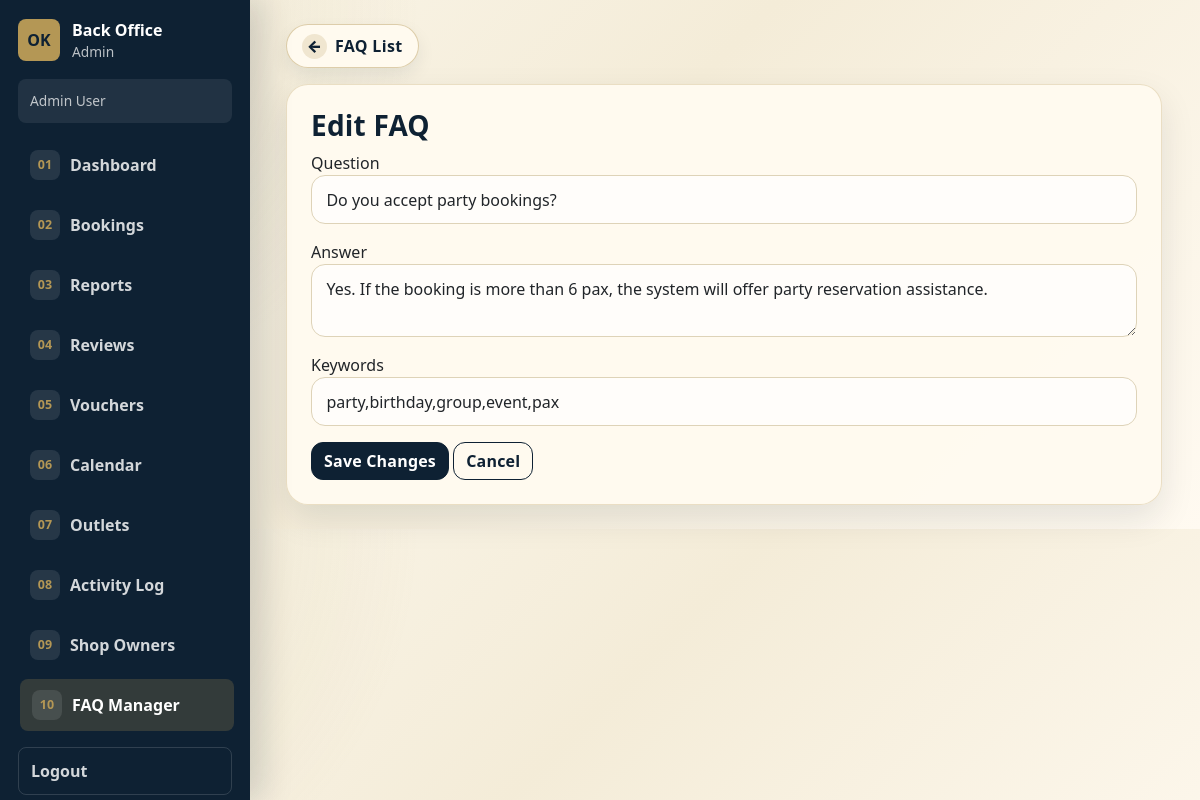
The page /admin/edit_faq.php?id=5 (signed in) on the database its author committed.
### tables this page shows
CREATE TABLE faqs (
  faq_id INT AUTO_INCREMENT PRIMARY KEY,
  question VARCHAR(255) NOT NULL,
  answer TEXT NOT NULL,
  keywords VARCHAR(255) NOT NULL,
  created_by INT NULL,
  created_at TIMESTAMP DEFAULT CURRENT_TIMESTAMP,
  updated_at TIMESTAMP DEFAULT CURRENT_TIMESTAMP ON UPDATE CURRENT_TIMESTAMP,
  FOREIGN KEY (created_by) REFERENCES users(user_id) ON DELETE SET NULL
);

### includes/functions.php (called while the page is built, shortened)
<?php
function h($value)
{
    return htmlspecialchars($value ?? '', ENT_QUOTES, 'UTF-8');
}

### admin/edit_faq.php (the view, shortened to what this page needs)
<?php
require_once '../includes/db.php';
require_once '../includes/functions.php';
$id = $_GET['id'] ?? 0;
$stmt = $pdo->prepare('SELECT * FROM faqs WHERE faq_id=?');
$stmt->execute([$id]);
$faq = $stmt->fetch();
?>
<!doctype html>
<html>
<head>
  <link href="https://cdn.jsdelivr.net/npm/bootstrap@5.3.3/dist/css/bootstrap.min.css" rel="stylesheet">
  <link rel="stylesheet" href="../assets/style.css">
</head>
<body>
  <?php include 'staff_sidebar.php'; ?><main class="container py-4"><a href="manage_faqs.php" class="btn-nav-icon mb-3"><span class="btn-nav-icon-symbol">←</span><span>FAQ List</span></a>
    <div class="card ok-card p-4">
      <h3>Edit FAQ</h3>
      <form method="post"><label>Question</label><input name="question" class="form-control mb-3" value="<?= h($faq['question']) ?>"><label>Answer</label><textarea name="answer" class="form-control mb-3"><?= h($faq['answer']) ?></textarea><label>Keywords</label><input name="keywords" class="form-control mb-3" value="<?= h($faq['keywords']) ?>"><button class="btn btn-dark">Save Changes</button> <a class="btn btn-outline-dark" href="manage_faqs.php">Cancel</a></form>
    </div>
  </main>
</body>
</html>

### assets/style.css (style rules this page uses)
:root { --ok-navy: #0e2133; --ok-navy-2: #152d45; --ok-gold: #b49755; --ok-gold-dark: #8b7138; --ok-cream: #f6f0df; --ok-paper: #fffaf0; --ok-ink: #1b2430; --ok-muted: #6d654f; }
* { box-sizing: border-box }
body { background: radial-gradient(circle at top left, rgba(180, 151, 85, .22), transparent 32%), linear-gradient(135deg, #fbf7ec 0%, #f4ecd8 45%, #fffaf1 100%); color: var(--ok-ink); font-family: system-ui, -apple-system, BlinkMacSystemFont, "Segoe UI", sans-serif; }
main.container { max-width: 1180px }
.ok-card { border-radius: 22px; border: 1px solid rgba(180, 151, 85, .28); box-shadow: 0 14px 34px rgba(14, 33, 51, .10); background: rgba(255, 250, 240, .96); }
h1, h2, h3, h4, h5 { font-weight: 800; color: var(--ok-navy); letter-spacing: .2px }
.btn { border-radius: 12px; font-weight: 700; letter-spacing: .2px }
.btn-dark { background: var(--ok-navy); border-color: var(--ok-navy) }
.btn-outline-dark { border-color: var(--ok-navy); color: var(--ok-navy) }
.form-control, .form-select { border-radius: 14px; border-color: #ded3b8; padding: .72rem .9rem; background: #fffdfa }
.btn-nav-icon { display: inline-flex; align-items: center; gap: 0.5rem; border-radius: 999px; padding: 0.55rem 0.95rem; background: rgba(255, 250, 240, 0.96); border: 1px solid rgba(180, 151, 85, 0.45); color: var(--ok-navy); text-decoration: none; font-weight: 800; letter-spacing: 0.02em; box-shadow: 0 8px 18px rgba(14, 33, 51, 0.08); transition: transform 0.18s ease, box-shadow 0.18s ease, background-color 0.18s ease, color 0.18s ease; }
.btn-nav-icon-symbol { display: inline-grid; place-items: center; width: 1.55rem; height: 1.55rem; border-radius: 50%; background: rgba(180, 151, 85, 0.2); color: inherit; font-weight: 900; }
@media (min-width: 992px) { .staff-sidebar~main.container { max-width: calc(100% - 300px); margin-left: 274px; margin-right: 24px; } }

### admin/staff_sidebar.php (style rules this page uses)
@media (min-width: 992px) { .staff-sidebar~main.container { max-width: calc(100% - 300px); margin-left: 274px; margin-right: 24px; } }

### rows shown on the page
faqs: question "Do you accept party bookings?", answer "Yes. If the booking is more than 6 pax, the system will offer party reservation assistance.", keywords "party,birthday,group,event,pax"

### other values the page prints
$staffSidebarIsAdmin ? 'Admin' : 'Shop Owner' "Admin"
$staffSidebarName "Admin User"
$link['icon'] "01"
$link['label'] "Dashboard"
$link['icon'] "02"
$link['label'] "Bookings"
$link['icon'] "03"
$link['label'] "Reports"
$link['icon'] "04"
$link['label'] "Reviews"
$link['icon'] "05"
$link['label'] "Vouchers"
$link['icon'] "06"
$link['label'] "Calendar"
$link['icon'] "07"
